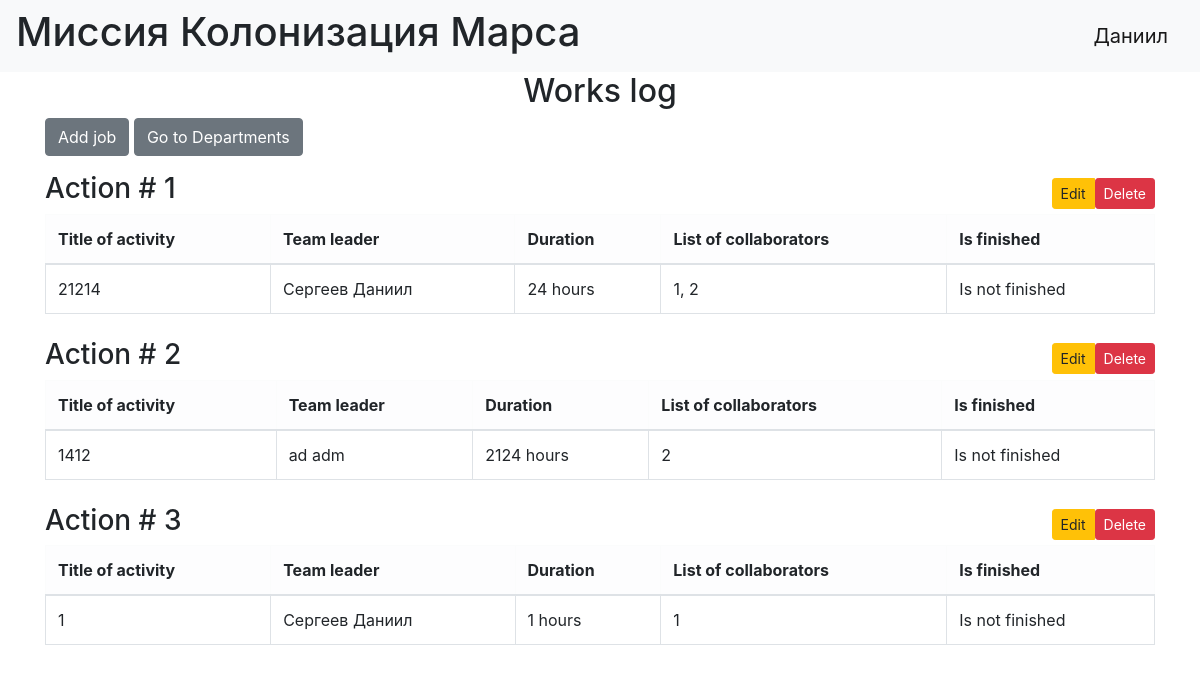
The page / (signed in) on the database its author committed.
### data/users.py (models this page shows, shortened)
class User(SqlAlchemyBase, UserMixin):
    __tablename__ = 'users'
    id = Column(Integer, primary_key=True, autoincrement=True)
    surname = Column(String, nullable=False)
    name = Column(String, nullable=False)
    age = Column(Integer, nullable=False)
    position = Column(String, nullable=False)
    speciality = Column(String, nullable=False)
    address = Column(String, nullable=False)
    email = Column(String, unique=True, nullable=False)
    hashed_password = Column(String, nullable=False)
    modified_date = Column(DateTime)

### data/jobs.py (models this page shows)
class Jobs(SqlAlchemyBase):
    __tablename__ = 'jobs'
    id = sqlalchemy.Column(sqlalchemy.Integer, primary_key=True, autoincrement=True)
    team_leader = sqlalchemy.Column(sqlalchemy.Integer, sqlalchemy.ForeignKey('users.id'), nullable=False)
    job = sqlalchemy.Column(sqlalchemy.String, nullable=False)
    work_size = sqlalchemy.Column(sqlalchemy.Integer, nullable=False)
    collaborators = sqlalchemy.Column(sqlalchemy.String, nullable=False)
    start_date = sqlalchemy.Column(sqlalchemy.DateTime, default=datetime.now)
    end_date = sqlalchemy.Column(sqlalchemy.DateTime)
    is_finished = sqlalchemy.Column(sqlalchemy.Boolean, default=False)
    who_created = sqlalchemy.Column(sqlalchemy.Integer, nullable=False)
    user = orm.relationship('User')

### main.py (the view)
@app.route('/')
def index():
    db_sess = db_session.create_session()
    try:
        jobs = db_sess.query(Jobs).join(User).all()
        return render_template("jobs.html", jobs=jobs)
    except Exception as e:
        print(e)
    db_sess.close()

### data/db_session.py (called while the page is built)
def create_session() -> Session:
    global __factory
    return __factory()

### main.py (called while the page is built)
@login_manager.user_loader
def load_user(user_id):
    db_sess = db_session.create_session()
    return db_sess.query(User).get(user_id)

### templates/jobs.html (shortened to what this page needs)
{% extends "base.html" %}
{% block content %}
<div class="container">
    {% if not current_user.is_authenticated %}
    <div align="center">
        <h4>Доступ ограничен</h4>
    </div>
    {% else %}
    <h2 style="text-align: center;">Works log</h2>
    {% if current_user.is_authenticated %}
    <div class="mb-3 text-end">
        <a href="{{ url_for('add_job') }}" class="btn btn-secondary">
             Add job
        </a>
        <a href="{{ url_for('list_departments') }}" class="btn btn-secondary">
             Go to Departments
        </a>
    </div>
    {% endif %}
    {% for job in jobs %}
    <div class="mb-4">
        <div class="d-flex justify-content-between align-items-center">
            <h3>Action # {{ job.id }}</h3>
            {% if current_user.is_authenticated and
                 (current_user.id == job.team_leader or current_user.id == 1 or current_user.id == job.who_created) %}
            <div class="btn-group">
                <a href="{{ url_for('edit_job', id=job.id) }}" class="btn btn-warning btn-sm">
                     Edit
                </a>
                <form action="{{ url_for('delete_job', id=job.id) }}" method="post" class="ms-1">
                    <button type="submit" class="btn btn-danger btn-sm"
                            onclick="return confirm('Are you sure?')">
                         Delete
                    </button>
                </form>
            </div>
            {% endif %}
        </div>
        <table class="table table-bordered">
            <thead class="table-light">
                <tr>
                    <th>Title of activity</th>
                    <th>Team leader</th>
                    <th>Duration</th>
                    <th>List of collaborators</th>
                    <th>Is finished</th>
                </tr>
            </thead>
            <tbody>
                <tr>
                    <td>{{ job.job }}</td>
                    <td>{{ job.user.surname }} {{ job.user.name }}</td>
                    <td>{{ job.work_size }} hours</td>
                    <td>{{ job.collaborators }}</td>
                    <td class="is-finished">{{ "Is finished" if job.is_finished else "Is not finished" }}</td>
                </tr>
            </tbody>
        </table>
    </div>
    {% endfor %}
    {% endif %}
</div>
{% endblock %}

### templates/base.html (shortened to what this page needs)
<!doctype html>
<html lang="en">
<head>
    <link rel="stylesheet"
          href="https://stackpath.bootstrapcdn.com/bootstrap/4.4.1/css/bootstrap.min.css"
>
</head>
<body>
<header>
    <nav class="navbar navbar-light bg-light">
        <h1>Миссия Колонизация Марса</h1>
        {% if current_user.is_authenticated %}
            <a class="navbar-brand" href="/logout">{{ current_user.name }}</a>
        {% else %}
            <p>
            <a class="btn btn-primary " href="/register">Зарегистрироваться</a>
            <a class="btn btn-success" href="/login">Войти</a>
            </p>
        {% endif %}
    </nav>
</header>
<main>
    {% block content %}{% endblock %}
</main>
</body>
</html>

### templates/base.html (style rules this page uses)
h2 { margin-left: 100px; margin-right: 100px; }

### rows shown on the page
User: name "Даниил"
Jobs: id "1", job "21214", user.surname "Сергеев", user.name "Даниил", work_size "24", collaborators "1, 2", is_finished "Is not finished"
Jobs: id "2", job "1412", user.surname "ad", user.name "adm", work_size "2124", collaborators "2", is_finished "Is not finished"
Jobs: id "3", job "1", user.surname "Сергеев", user.name "Даниил", work_size "1", collaborators "1", is_finished "Is not finished"
